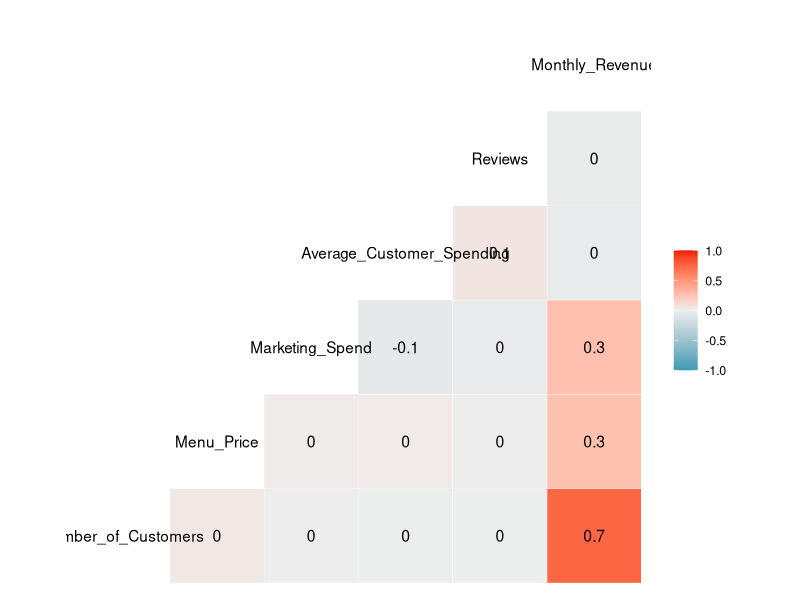
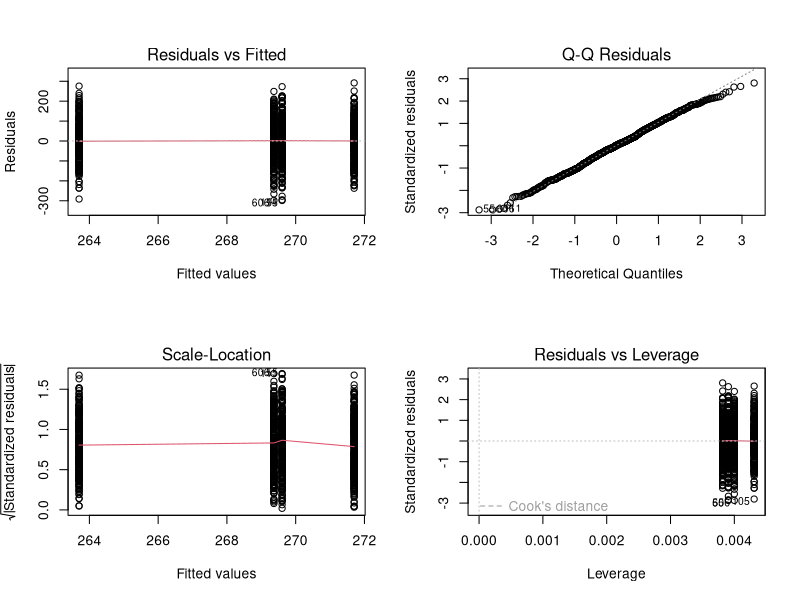
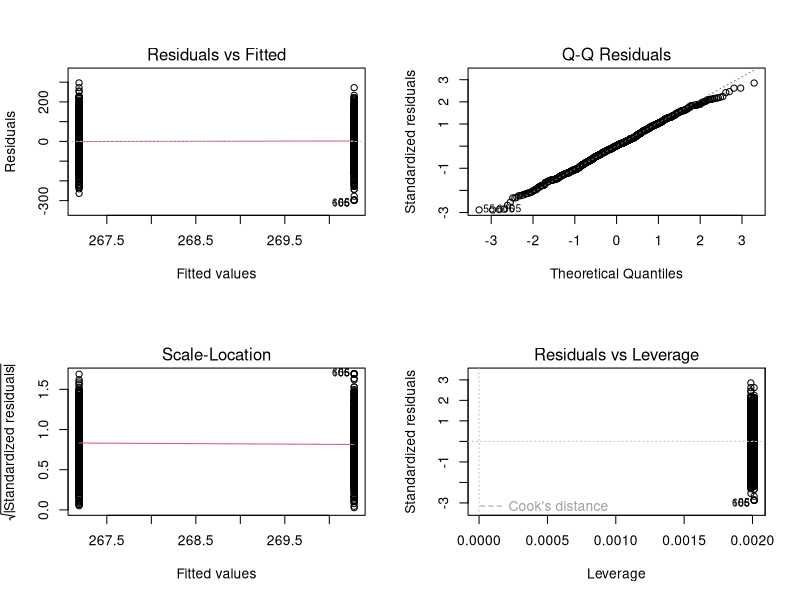
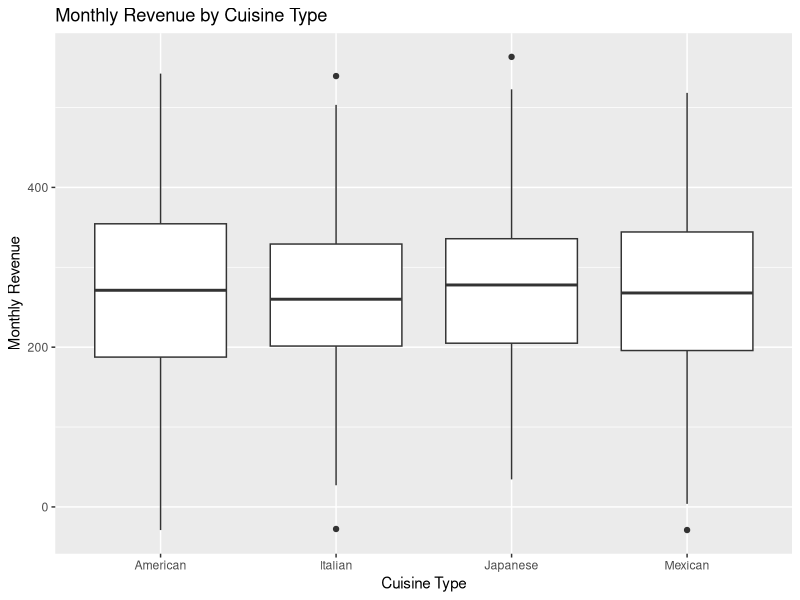
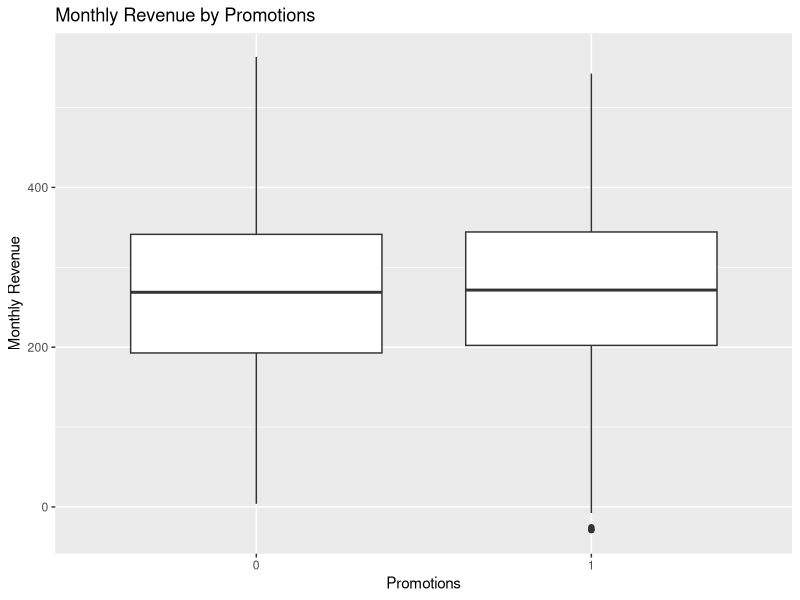
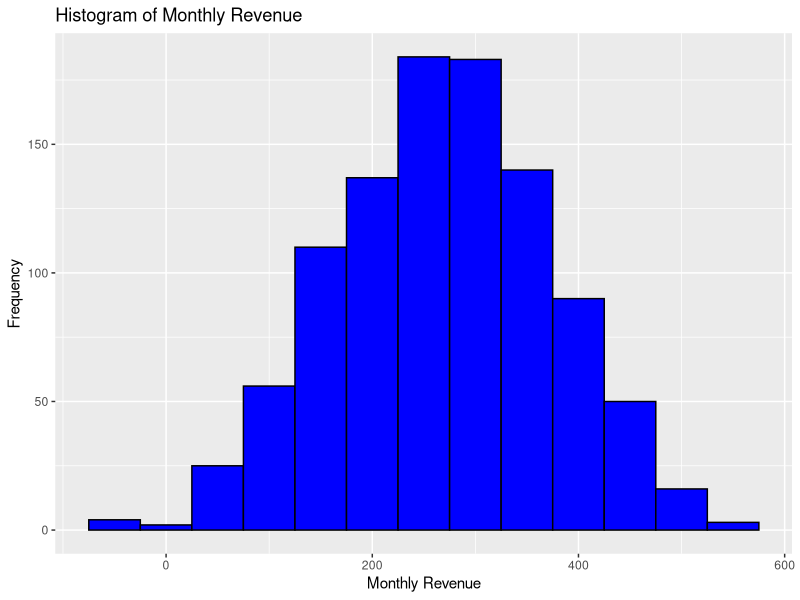
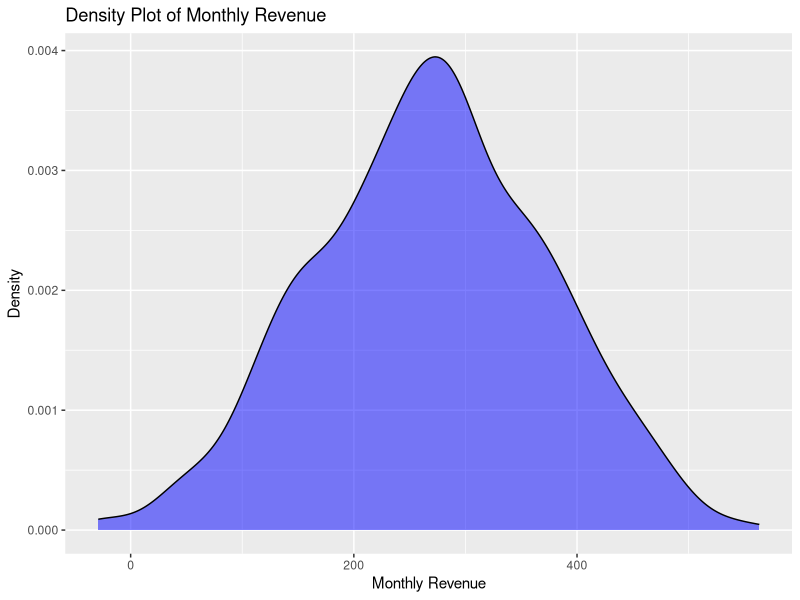
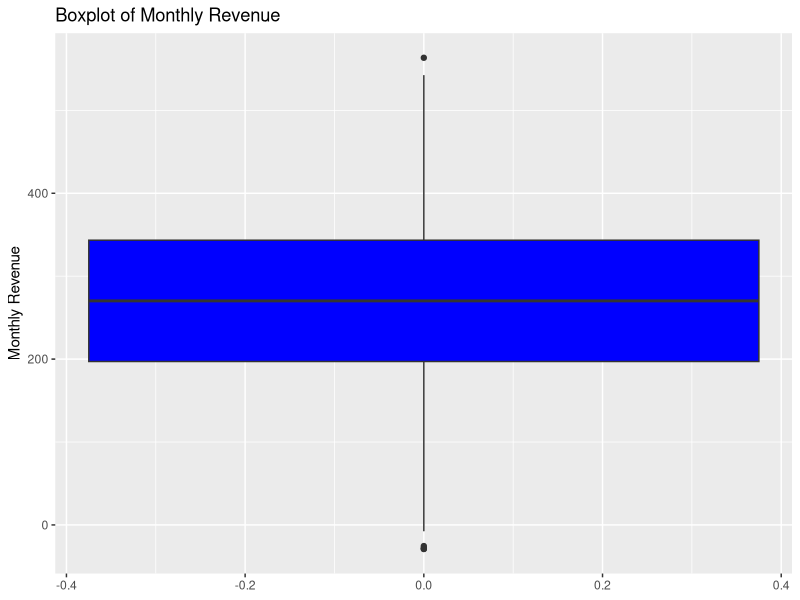

These figures' R source, in order:
# Load necessary libraries
library(tidyverse)

# Load dataset
restaurant_data <- read.csv("data/Restaurant_revenue.csv", colClasses = c(
  Number_of_Customers = "integer",
  Menu_Price = "numeric",
  Marketing_Spend = "numeric",
  Cuisine_Type = "factor",
  Average_Customer_Spending = "numeric",
  Promotions = "factor",
  Reviews = "numeric",
  Monthly_Revenue = "numeric"
))

# Display the structure of the dataset
str(restaurant_data)

# Load necessary libraries
library(tidyverse)
library(psych)  # for descriptive statistics
library(GGally)  # for correlation plots

# Measures of Frequency
# Frequency of factor variables
frequency_promotions <- table(restaurant_data$Promotions)
frequency_cuisine <- table(restaurant_data$Cuisine_Type)
print("Frequency of Promotions:")
print(frequency_promotions)
print("Frequency of Cuisine Type:")
print(frequency_cuisine)

# Measures of Central Tendency
# Mean, Median, Mode
mean_revenue <- mean(restaurant_data$Monthly_Revenue)
median_revenue <- median(restaurant_data$Monthly_Revenue)
mode_revenue <- as.numeric(names(sort(table(restaurant_data$Monthly_Revenue), decreasing = TRUE)[1]))

print(paste("Mean Monthly Revenue:", mean_revenue))
print(paste("Median Monthly Revenue:", median_revenue))
print(paste("Mode Monthly Revenue:", mode_revenue))

# Measures of Distribution
# Range, Variance, Standard Deviation, Skewness, Kurtosis
range_revenue <- range(restaurant_data$Monthly_Revenue)
variance_revenue <- var(restaurant_data$Monthly_Revenue)
sd_revenue <- sd(restaurant_data$Monthly_Revenue)
skewness_revenue <- skew(restaurant_data$Monthly_Revenue)
kurtosis_revenue <- kurtosi(restaurant_data$Monthly_Revenue)

print(paste("Range of Monthly Revenue:", paste(range_revenue, collapse = " - ")))
print(paste("Variance of Monthly Revenue:", variance_revenue))
print(paste("Standard Deviation of Monthly Revenue:", sd_revenue))
print(paste("Skewness of Monthly Revenue:", skewness_revenue))
print(paste("Kurtosis of Monthly Revenue:", kurtosis_revenue))

# Measures of Relationship
# Correlation matrix
correlation_matrix <- cor(restaurant_data %>% select_if(is.numeric))

print("Correlation Matrix:")
print(correlation_matrix)

# Visualize the correlation matrix
ggcorr(restaurant_data %>% select_if(is.numeric), label = TRUE)

# Load necessary libraries
library(tidyverse)
library(car)  # for ANOVA assumptions tests
library(ggplot2)

# ANOVA to compare Monthly Revenue across different Cuisine Types
anova_cuisine <- aov(Monthly_Revenue ~ Cuisine_Type, data = restaurant_data)
summary(anova_cuisine)

# ANOVA to compare Monthly Revenue across different Promotions
anova_promotions <- aov(Monthly_Revenue ~ Promotions, data = restaurant_data)
summary(anova_promotions)

# Check assumptions of ANOVA

# 1. Homogeneity of variances
leveneTest(Monthly_Revenue ~ Cuisine_Type, data = restaurant_data)
leveneTest(Monthly_Revenue ~ Promotions, data = restaurant_data)

# 2. Normality of residuals
# Residual plots for Cuisine_Type ANOVA
par(mfrow = c(2, 2))
plot(anova_cuisine)

# Residual plots for Promotions ANOVA
par(mfrow = c(2, 2))
plot(anova_promotions)

# Visualize the results

# Boxplot for Cuisine_Type
ggplot(restaurant_data, aes(x = Cuisine_Type, y = Monthly_Revenue)) +
  geom_boxplot() +
  labs(title = "Monthly Revenue by Cuisine Type", x = "Cuisine Type", y = "Monthly Revenue")

# Boxplot for Promotions
ggplot(restaurant_data, aes(x = Promotions, y = Monthly_Revenue)) +
  geom_boxplot() +
  labs(title = "Monthly Revenue by Promotions", x = "Promotions", y = "Monthly Revenue")

# Load necessary libraries
library(tidyverse)


# Univariate Plots

# Histogram for Monthly Revenue
ggplot(restaurant_data, aes(x = Monthly_Revenue)) +
  geom_histogram(binwidth = 50, fill = "blue", color = "black") +
  labs(title = "Histogram of Monthly Revenue", x = "Monthly Revenue", y = "Frequency")

# Density plot for Monthly Revenue
ggplot(restaurant_data, aes(x = Monthly_Revenue)) +
  geom_density(fill = "blue", alpha = 0.5) +
  labs(title = "Density Plot of Monthly Revenue", x = "Monthly Revenue", y = "Density")

# Boxplot for Monthly Revenue
ggplot(restaurant_data, aes(y = Monthly_Revenue)) +
  geom_boxplot(fill = "blue") +
  labs(title = "Boxplot of Monthly Revenue", y = "Monthly Revenue")

# Bar plot for Cuisine Type
ggplot(restaurant_data, aes(x = Cuisine_Type)) +
  geom_bar(fill = "blue") +
  labs(title = "Bar Plot of Cuisine Type", x = "Cuisine Type", y = "Count")

# Bar plot for Promotions
ggplot(restaurant_data, aes(x = Promotions)) +
  geom_bar(fill = "blue") +
  labs(title = "Bar Plot of Promotions", x = "Promotions", y = "Count")

# Multivariate Plots

# Scatter plot for Average Customer Spending vs Monthly Revenue
ggplot(restaurant_data, aes(x = Average_Customer_Spending, y = Monthly_Revenue)) +
  geom_point(color = "blue") +
  labs(title = "Scatter Plot of Average Customer Spending vs Monthly Revenue",
       x = "Average Customer Spending", y = "Monthly Revenue")

# Scatter plot for Marketing Spend vs Monthly Revenue, colored by Cuisine Type
ggplot(restaurant_data, aes(x = Marketing_Spend, y = Monthly_Revenue, color = Cuisine_Type)) +
  geom_point() +
  labs(title = "Scatter Plot of Marketing Spend vs Monthly Revenue by Cuisine Type",
       x = "Marketing Spend", y = "Monthly Revenue")

# Boxplot of Monthly Revenue by Cuisine Type
ggplot(restaurant_data, aes(x = Cuisine_Type, y = Monthly_Revenue)) +
  geom_boxplot(fill = "blue") +
  labs(title = "Boxplot of Monthly Revenue by Cuisine Type", x = "Cuisine Type", y = "Monthly Revenue")

# Boxplot of Monthly Revenue by Promotions
ggplot(restaurant_data, aes(x = Promotions, y = Monthly_Revenue)) +
  geom_boxplot(fill = "blue") +
  labs(title = "Boxplot of Monthly Revenue by Promotions", x = "Promotions", y = "Monthly Revenue")

# Pair plot for numeric variables
ggpairs(restaurant_data %>% select_if(is.numeric), title = "Pair Plot of Numeric Variables")



